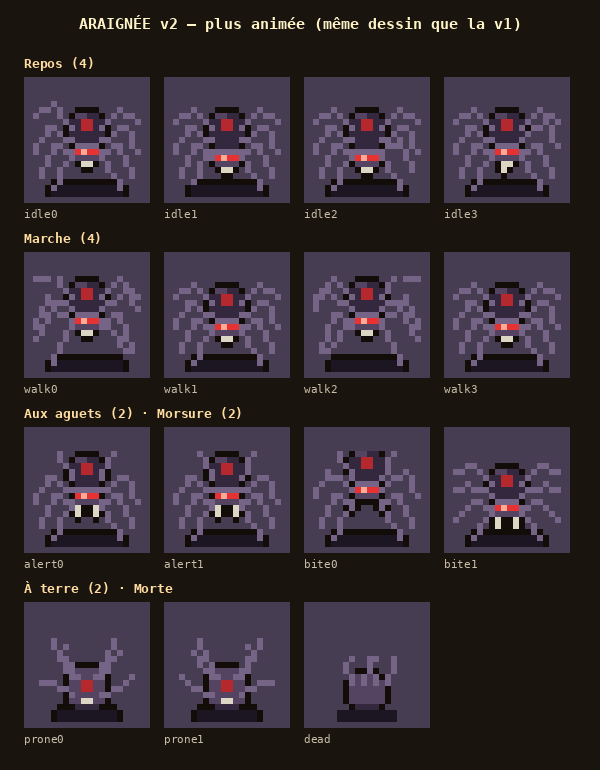

This figure's Python source:
"""Araignée v2 : PLUS ANIMÉE (Thomas, 2026-11-14 : « les sprites de l'araignée ne sont pas assez animés »).

Même dessin que la v1 (validée), mais plus d'images :
- repos : 4 images (les pattes tâtent le sol l'une après l'autre, l'abdomen respire, les crochets bougent) ;
- marche : 4 images (pattes en vagues alternées, le corps tangue d'un pixel) ;
- aux aguets (elle vous a vu et attend) : 2 images, les deux pattes de devant levées qui battent l'air ;
- morsure : 2 images (elle se cabre, puis frappe) ;
- À TERRE (renversée par une poussée) : 2 images, sur le dos, les huit pattes qui gigotent en l'air ;
- morte : celle de la v1.

  python3 art/araignee_v2.py         → art/araignee_v2.png (planche)
  python3 art/araignee_v2.py export  → src/render/sprites/araignee.ts
"""
import json
import os
import sys

sys.path.insert(0, os.path.dirname(os.path.abspath(__file__)))
from PIL import Image, ImageDraw  # noqa: E402

from pix import up, font  # noqa: E402
from dortoir_v2 import Sprite  # noqa: E402
from araignee_v1 import spider as spider_v1  # noqa: E402


def leg(s, x0, y0, x1, y1, x2, y2, col="sp"):
    """Comme la v1, mais les pixels hors du dessin sont ignorés (une patte levée peut sortir par le haut)."""
    h, w = s.a.shape[:2]

    def dot(x, y, c):
        if 0 <= x < w and 0 <= y < h:
            s.p(x, y, c)
    for (ax, ay, bx, by) in ((x0, y0, x1, y1), (x1, y1, x2, y2)):
        n = max(abs(bx - ax), abs(by - ay), 1)
        for i in range(n + 1):
            dot(round(ax + (bx - ax) * i / n), round(ay + (by - ay) * i / n), col)
    dot(x1, y1, "sp_h")

# Pattes : (attache y, genou x, genou y, pied x, pied y), côté gauche ; le côté droit en miroir (17 - x).
LEGS = ((4, 3, 1, 0, 3), (6, 2, 4, 0, 8), (8, 3, 7, 1, 12), (9, 5, 10, 3, 14))


def body(s, lift=0, breathe=0, fangs="rest", rear=0):
    """Abdomen (haut, tache rouge), céphalothorax (bas, yeux), crochets. `lift` : le corps monte ; `rear` : se cabre."""
    y = -lift - rear
    s.r(7, 2 + y, 4, 5 + breathe, "sp").r(6, 3 + y, 6, 3 + breathe, "sp").r(7, 2 + y, 2, 1, "sp_l")
    s.r(8, 3 + y, 2, 2, "mark")
    s.r(7, 7 + y + breathe, 4, 3, "sp_l").r(7, 7 + y + breathe, 4, 1, "sp_h")
    ey = 8 + y + breathe
    s.p(7, ey, "eye").p(10, ey, "eye").p(8, ey, "eye_h").p(9, ey, "eye")
    fy = 10 + y + breathe
    if fangs == "open":
        s.p(7, fy, "fang").p(10, fy, "fang").p(7, fy + 1, "fang").p(10, fy + 1, "fang")
    elif fangs == "wide":
        s.p(6, fy, "fang").p(11, fy, "fang").p(6, fy + 1, "fang").p(11, fy + 1, "fang")
    elif fangs == "twitch":
        s.p(8, fy, "fang").p(9, fy, "fang").p(8, fy + 1, "fang")
    else:
        s.p(8, fy, "fang").p(9, fy, "fang")
    s.done()


def legs(s, lift=0, raise_l=(0, 0, 0, 0), raise_r=(0, 0, 0, 0), reach_l=(0, 0, 0, 0), reach_r=(0, 0, 0, 0)):
    """Les huit pattes ; `raise_*` lève le pied (pixels), `reach_*` l'avance vers l'extérieur/le haut."""
    for i, (sy, kx, ky, fx, fy) in enumerate(LEGS):
        rl, rr, al, ar = raise_l[i], raise_r[i], reach_l[i], reach_r[i]
        leg(s, 6, sy - lift, kx, ky - rl - lift, fx - al, fy - rl - al, "sp_h")
        leg(s, 11, sy - lift, 17 - kx, ky - rr - lift, 17 - fx + ar, fy - rr - ar, "sp_h")


def frame(kind, phase=0):
    s = Sprite(18, 16)
    if kind == "dead":
        return spider_v1("dead")
    if kind == "prone":
        # Sur le dos : le ventre pâle, les pattes en l'air qui gigotent (deux images).
        s.r(4, 14, 10, 2, "shadow")
        s.r(6, 8, 6, 5, "sp_l").r(7, 7, 4, 1, "sp_l").r(7, 13, 4, 1, "sp").r(8, 9, 2, 2, "mark")
        s.p(8, 12, "fang").p(9, 12, "fang")
        s.done()
        for i, x in enumerate((6, 7, 10, 11)):
            w = (i + phase) % 2
            side = -1 if x < 9 else 1
            leg(s, x, 8, x + side * (2 + w), 5 - w, x + side * (3 - w), 2 + w, "sp_h")
        for i, x in enumerate((6, 11)):
            w = (i + phase + 1) % 2
            side = -1 if x < 9 else 1
            leg(s, x, 11, x + side * 3, 10 - w, x + side * 5, 8 + w, "sp_h")
        return s
    s.r(3, 14, 12, 2, "shadow")
    if kind == "idle":
        # Une patte après l'autre tâte le sol ; l'abdomen gonfle d'un pixel une image sur deux ; crochets qui frémissent.
        rl = [0, 0, 0, 0]
        rr = [0, 0, 0, 0]
        (rl if phase < 2 else rr)[(phase * 3) % 4] = 1
        body(s, breathe=1 if phase in (1, 2) else 0, fangs="twitch" if phase == 3 else "rest")
        legs(s, raise_l=rl, raise_r=rr)
    elif kind == "walk":
        # Démarche en vagues : pattes 1 et 3 d'un côté avec 2 et 4 de l'autre, sur quatre temps ; le corps tangue.
        a = (1, 0, 1, 0)
        b = (0, 1, 0, 1)
        up_l = [a, (0, 0, 0, 0), b, (0, 0, 0, 0)][phase]
        up_r = [b, (0, 0, 0, 0), a, (0, 0, 0, 0)][phase]
        reach = [(1, 0, 1, 0), (0, 0, 0, 0), (0, 1, 0, 1), (0, 0, 0, 0)][phase]
        body(s, lift=1 if phase in (0, 2) else 0)
        legs(s, lift=1 if phase in (0, 2) else 0, raise_l=up_l, raise_r=up_r, reach_l=reach, reach_r=tuple(1 - r if any(reach) else 0 for r in reach))
    elif kind == "alert":
        # Aux aguets : les deux pattes de devant levées, qui battent l'air ; crochets ouverts.
        body(s, rear=1, fangs="open")
        legs(s, raise_l=(3 + phase, 0, 0, 0), raise_r=(3 + (1 - phase), 0, 0, 0), reach_l=(1, 0, 0, 0), reach_r=(1, 0, 0, 0))
    elif kind == "bite":
        if phase == 0:
            # Elle se cabre, crochets écartés.
            body(s, rear=2, fangs="wide")
            legs(s, raise_l=(3, 1, 0, 0), raise_r=(3, 1, 0, 0), reach_l=(1, 0, 0, 0), reach_r=(1, 0, 0, 0))
        else:
            # Elle frappe : le corps plonge, crochets fermés en avant.
            body(s, lift=-1, fangs="open")
            legs(s, lift=-1, reach_l=(0, 1, 1, 0), reach_r=(0, 1, 1, 0))
    return s


FRAMES = {
    "idle0": ("idle", 0), "idle1": ("idle", 1), "idle2": ("idle", 2), "idle3": ("idle", 3),
    "walk0": ("walk", 0), "walk1": ("walk", 1), "walk2": ("walk", 2), "walk3": ("walk", 3),
    "alert0": ("alert", 0), "alert1": ("alert", 1),
    "bite": ("bite", 1), "bite0": ("bite", 0), "bite1": ("bite", 1),
    "prone0": ("prone", 0), "prone1": ("prone", 1),
    "dead": ("dead", 0),
}


def encode(im):
    letters = "abcdefghijklmnopqrstuvwxyzABCDEFGHIJ"
    palette = {}
    rows = []
    for y in range(im.height):
        row = ""
        for x in range(im.width):
            r, g, b, a = im.getpixel((x, y))
            if a == 0:
                row += "."
                continue
            key = "#%02x%02x%02x" % (r, g, b)
            if key not in palette.values():
                palette[letters[len(palette)]] = key
            row += next(k for k, v in palette.items() if v == key)
        rows.append(row)
    return palette, rows


def export():
    path = os.path.join(os.path.dirname(os.path.abspath(__file__)), "..", "src", "render", "sprites", "araignee.ts")
    out = ["// FICHIER GÉNÉRÉ par art/araignee_v2.py (export) : ne pas modifier à la main.",
           "/** Araignée v2 (Thomas, 2026-11-14 : « pas assez animée ») : repos ×4, marche ×4, aux aguets ×2, morsure ×2, à terre ×2, morte. */",
           "export const ARAIGNEE: Record<string, { rows: string[]; palette: Record<string, string> }> = {"]
    for name, (kind, phase) in FRAMES.items():
        palette, rows = encode(frame(kind, phase).img())
        out.append(f"  {name}: {{ palette: {json.dumps(palette)}, rows: [")
        out += [f'    "{r}",' for r in rows]
        out.append("  ] },")
    out.append("};")
    open(path, "w").write("\n".join(out) + "\n")
    print("src/render/sprites/araignee.ts", len(FRAMES), "images")


def sheet():
    S = 6
    groups = [("Repos (4)", ["idle0", "idle1", "idle2", "idle3"]), ("Marche (4)", ["walk0", "walk1", "walk2", "walk3"]),
              ("Aux aguets (2) · Morsure (2)", ["alert0", "alert1", "bite0", "bite1"]), ("À terre (2) · Morte", ["prone0", "prone1", "dead"])]
    W = 40 + 4 * 140
    im = Image.new("RGB", (W, 70 + len(groups) * 175), (26, 20, 14))
    d = ImageDraw.Draw(im)
    d.text((W // 2, 24), "ARAIGNÉE v2 — plus animée (même dessin que la v1)", fill=(255, 243, 200), font=font(15), anchor="mm")
    for g, (label, names) in enumerate(groups):
        y = 55 + g * 175
        d.text((24, y), label, fill=(255, 220, 160), font=font(13))
        for i, name in enumerate(names):
            kind, phase = FRAMES[name]
            sp = up(frame(kind, phase).img(), S)
            bg = Image.new("RGB", (126, 126), (70, 61, 82))
            bg.paste(sp, ((126 - sp.width) // 2, 126 - sp.height - 6), sp)
            im.paste(bg, (24 + i * 140, y + 22))
            d.text((24 + i * 140, y + 152), name, fill=(200, 190, 170), font=font(11, False))
    im.save(os.path.join(os.path.dirname(os.path.abspath(__file__)), "araignee_v2.png"))
    print("art/araignee_v2.png", im.size)


if __name__ == "__main__":
    if len(sys.argv) > 1 and sys.argv[1] == "export":
        export()
    else:
        sheet()
